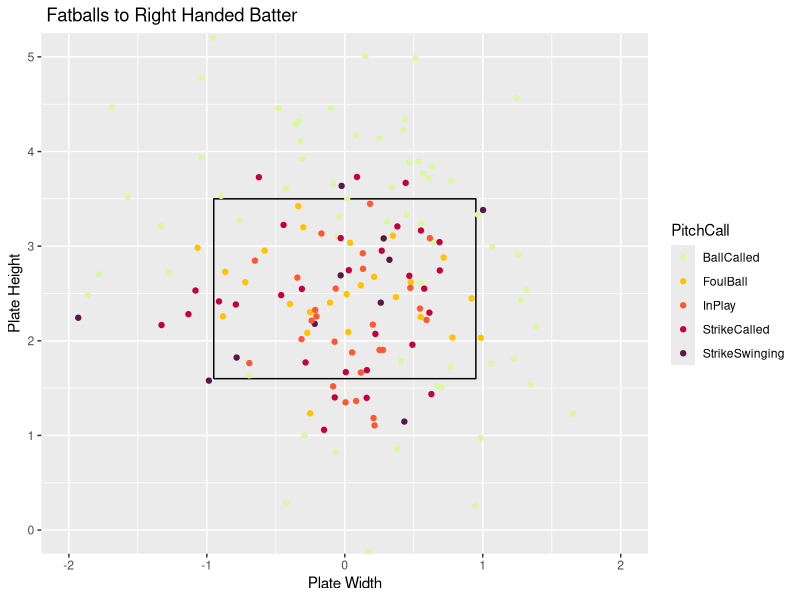
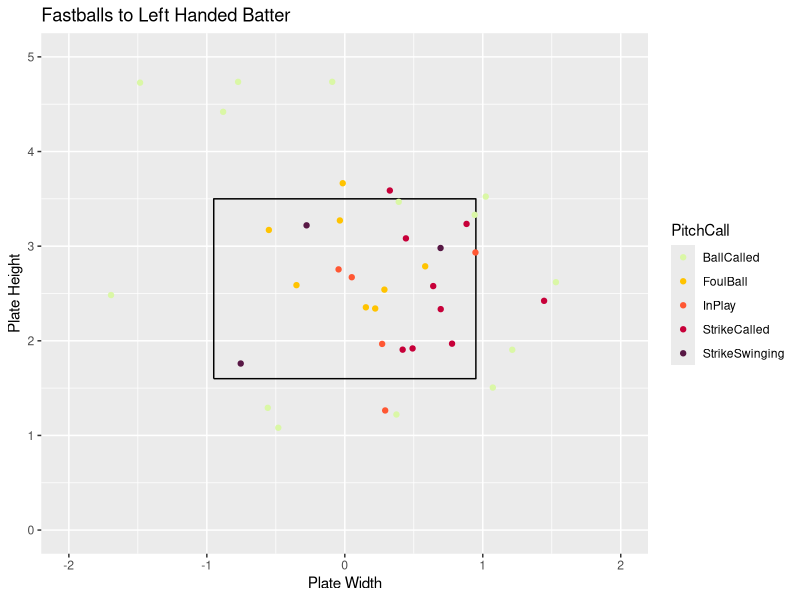

Reproduce these figures in R, in order.
## ---- chunk 1
knitr::opts_chunk$set(fig.align = "center", fig.width = 4, fig.height = 4, comment = NA, message = FALSE, warning = FALSE, echo = FALSE)
library(readr)
library(dplyr)
library(ggplot2)
library(tidyverse)
Master <- read_csv("Master.csv")
Pitcher <- Master %>%
  filter(Pitcher == "Tuthill, Tyler")
x <- c(-.95,.95,.95,-.95,-.95)
z <- c(1.6,1.6,3.5,3.5,1.6)
sz <- data_frame(x, z)
## ---- chunk 2
FastballsThrownR <- Pitcher %>%
  filter(TaggedPitchType == "Fastball" & BatterSide == "Right" & RelSpeed)
ggplot() +
  geom_path(data = sz, aes(x = x, y = z)) +
  coord_equal() +
  xlab("Plate Width") +
  ylab("Plate Height") +
  ggtitle(" Fatballs to Right Handed Batter") +
  geom_point(data = FastballsThrownR,aes(x = PlateLocSide, y = PlateLocHeight, color = PitchCall)) +
  coord_cartesian(xlim = c(-2, 2), ylim = c(0, 5)) +
  scale_color_discrete(limits = c("StrikeSwinging" ,"StrikeCalled", "BallCalled", "HitByPitch", "InPlay", "FoulBall", "Undefined")) +
  scale_color_manual(values = c("#DAF7A6","#FFC300", "#FF5733", "#C70039", "#581845", "#000000", "#009E73"))
## ---- chunk 3
FastballsThrownL <- Pitcher %>%
  filter(TaggedPitchType == "Fastball" & BatterSide == "Left")
ggplot() +
  geom_path(data = sz, aes(x = x, y = z)) +
  coord_equal() +
  xlab("Plate Width") +
  ylab("Plate Height") +
  ggtitle("Fastballs to Left Handed Batter") +
  geom_point(data = FastballsThrownL,aes(x = PlateLocSide, y = PlateLocHeight, color = PitchCall)) +
  coord_cartesian(xlim = c(-2, 2), ylim = c(0, 5)) +
  scale_color_discrete(limits = c("StrikeSwinging" ,"StrikeCalled", "BallCalled", "HitByPitch", "InPlay", "FoulBall", "Undefined")) +
  scale_color_manual(values = c("#DAF7A6","#FFC300", "#FF5733", "#C70039", "#581845", "#000000", "#009E73"))
